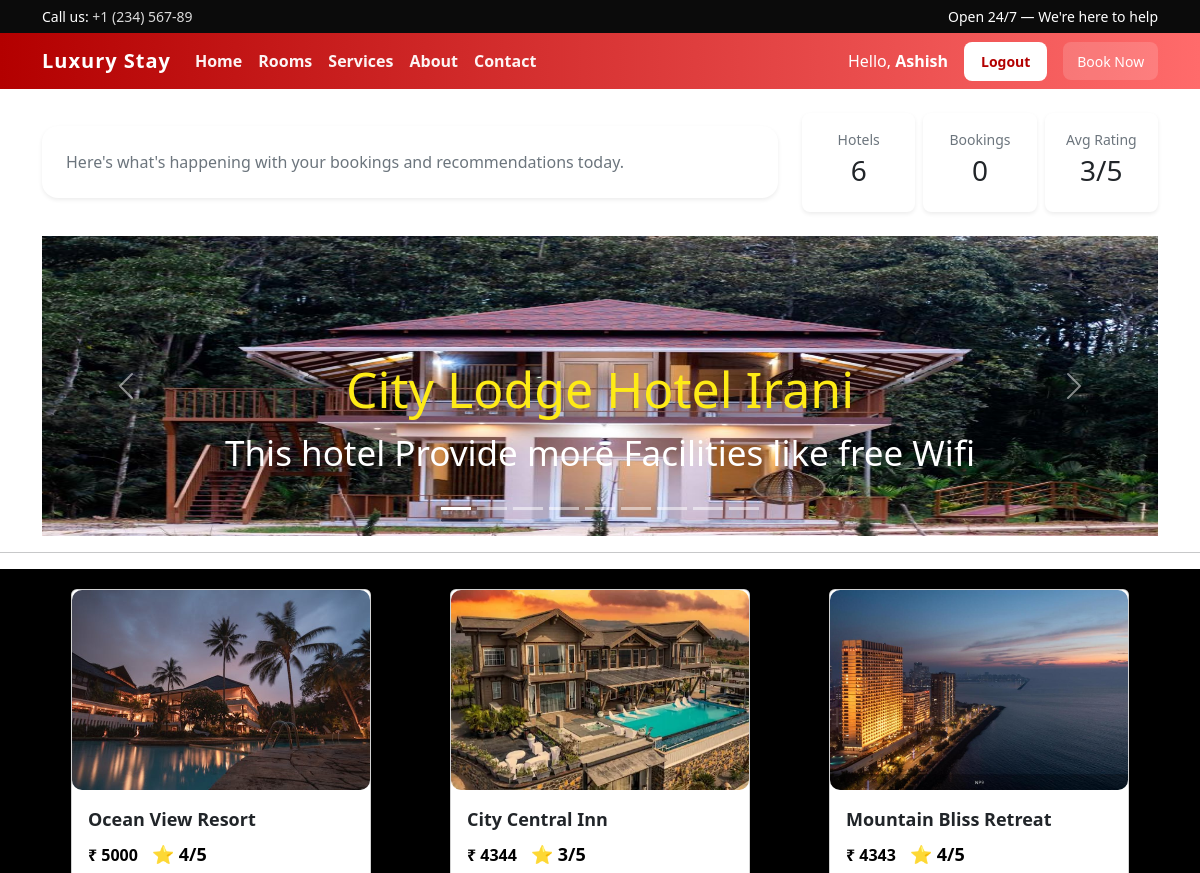
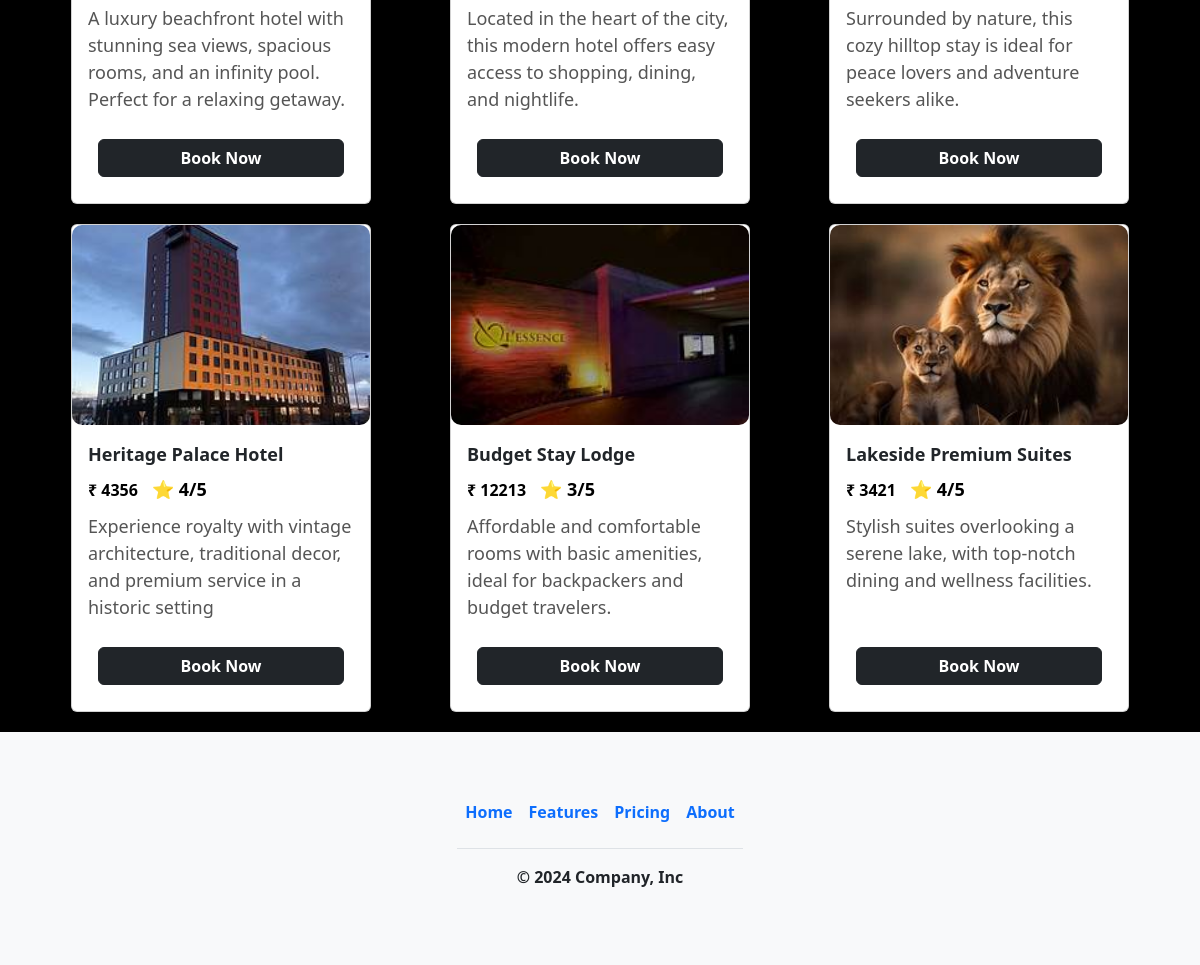
The app's page /Dashboard/ (signed in) with its own data (2 pictures, top to bottom).
### Carasoul/models.py (models this page shows)
class Carasoul(models.Model):
  image=models.ImageField()
  heading=models.CharField(max_length=300)
  description=models.TextField(max_length=1000)

### HotelList/models.py (models this page shows)
class HotelList(models.Model):
    image=models.ImageField()
    header=models.CharField(max_length=100)
    price=models.IntegerField()
    rating=models.IntegerField()
    facility=models.CharField(max_length=200)
    des=models.TextField(max_length=500)

### ProjectAsh/views.py (the view)
# urls.py: path('Dashboard/',Dashboard),
def Dashboard(request):
    hotel = HotelList.objects.all()
    carasoul = Carasoul.objects.all()
    total_hotels = hotel.count()
    total_bookings = BookHotel.objects.count()
    avg_rating = 0
    if total_hotels:
        avg_rating = int(sum(h.rating for h in hotel) / total_hotels)
    return render(request, "Dashboard.html", {
        "hotel": hotel,
        "carasoul": carasoul,
        "total_hotels": total_hotels,
        "total_bookings": total_bookings,
        "avg_rating": avg_rating,
    })

### templates/Dashboard.html (shortened to what this page needs)
{%load static%} {%include 'Header.html'%}
<!DOCTYPE html>
<html lang="en">
  <head>
    <link rel="stylesheet" href="{% static '' %}" />
  </head>
  <body>
    <div class="container mt-4">
      <div class="row align-items-center mb-4">
        <div class="col-md-8">
          <div class="p-4 bg-white rounded-4 shadow-sm hero-card">
            <p class="muted mb-0">
              Here's what's happening with your bookings and recommendations
              today.
            </p>
          </div>
        </div>
        <div class="col-md-4">
          <div class="d-flex gap-2">
            <div class="p-3 bg-white rounded-3 shadow-sm text-center w-100">
              <div class="small muted">Hotels</div>
              <div class="h3 mt-1">{{ total_hotels }}</div>
            </div>
            <div class="p-3 bg-white rounded-3 shadow-sm text-center w-100">
              <div class="small muted">Bookings</div>
              <div class="h3 mt-1">{{ total_bookings }}</div>
            </div>
            <div class="p-3 bg-white rounded-3 shadow-sm text-center w-100">
              <div class="small muted">Avg Rating</div>
              <div class="h3 mt-1">{{ avg_rating }}/5</div>
            </div>
          </div>
        </div>
      </div>
      <div
        id="carouselExampleCaptions"
        class="carousel slide"
        data-bs-ride="carousel"
      >
        <div class="carousel-indicators">
          {% for c in carasoul %}
          <button
            type="button"
            data-bs-target="#carouselExampleCaptions"
            data-bs-slide-to="{{ forloop.counter0 }}"
            class="{% if forloop.first %}active{% endif %}"
            aria-current="{% if forloop.first %}true{% endif %}"
            aria-label="Slide {{ forloop.counter }}"
          ></button>
          {% endfor %}
        </div>
        <div class="carousel-inner">
          {% for c in carasoul %}
          <div class="carousel-item {% if forloop.first %}active{% endif %}">
            <img
              src="/media/{{ c.image }}"
              style="width: 100%; height: 300px"
              alt="..."
            />
            <div class="carousel-caption d-none d-md-block">
              <h5 style="font-size: 50px; color: rgb(254, 235, 22)">
                {{ c.heading }}
              </h5>
              <p style="font-size: 35px">{{ c.description }}</p>
            </div>
          </div>
          {% endfor %}
        </div>
        <button
          class="carousel-control-prev"
          type="button"
          data-bs-target="#carouselExampleCaptions"
          data-bs-slide="prev"
        >
          <span class="carousel-control-prev-icon" aria-hidden="true"></span>
        </button>
        <button
          class="carousel-control-next"
          type="button"
          data-bs-target="#carouselExampleCaptions"
          data-bs-slide="next"
        >
          <span class="carousel-control-next-icon" aria-hidden="true"></span>
        </button>
      </div>
    </div>
    <hr />
    <div class="container-fluid">
      {% for h in hotel %}
      <div class="card developer-card">
        <img src="/media/{{ h.image }}" alt="Hotel Image" />
        <div class="card-body">
          <p class="card-title">{{ h.header }}</p>
          <div>
            <span class="card-price">₹ {{ h.price }}</span>
            <span class="card-rating">⭐ {{ h.rating }}/5</span>
          </div>
          <p class="card-facility">{{ h.des }}</p>
          <div class="bottom">
            <a href="/BookNow" style="text-decoration: none">
              <button class="btn btn-dark">Book Now</button>
            </a>
          </div>
        </div>
      </div>
      {% endfor %}
    </div>
  </body>
</html>
{%include 'Footer.html'%}

### static/css/style.css (style rules this page uses)
:root { --brand: #b30000; --accent: #ff6b6b; --muted: #6c757d; --card-shadow: 0 8px 24px rgba(0, 0, 0, 0.12); }
.hero-card { background: rgba(255, 255, 255, 0.92); padding: 2.2rem; border-radius: 14px; box-shadow: var(--card-shadow); }
@media (min-width: 1200px) { .hero-card { padding: 3rem; } }
.muted { color: var(--muted); }

### templates/Dashboard.html (style rules this page uses)
.container-fluid { display: flex; flex-wrap: wrap; justify-content: space-evenly; gap: 20px; padding: 20px; background-color: black; }
.developer-card { width: 300px; display: flex; flex-direction: column; border: 1px solid #ddd; border-radius: 10px; overflow: hidden; box-shadow: 0px 4px 8px rgba(0, 0, 0, 0.1); transition: transform 0.3s ease-in-out; }
.developer-card img { width: 100%; height: 200px; object-fit: cover; border-radius: 10px; }
.card-body { flex-grow: 1; padding: 15px; display: flex; flex-direction: column; }
.card-title { font-size: 18px; font-weight: bold; margin-bottom: 5px; }
.card-price { font-size: 16px; font-weight: bold; color: black; }
.card-rating { font-size: 18px; color: black; font-weight: bold; margin-left: 10px; }
.card-facility { font-size: 18px; color: #555; margin-top: 10px; }
.bottom { margin-top: auto; text-align: center; padding: 10px; }
.bottom .btn { width: 100%; font-size: 16px; font-weight: bold; }

### records on screen
Carasoul: image (picture), heading "City Lodge Hotel Irani", description "This hotel Provide more Facilities like free Wifi"
HotelList: image (picture), header "Ocean View Resort", price "5000", rating "4", des "A luxury beachfront hotel with stunning sea views, spacious rooms, and an infinity pool. Perfect for a relaxing getaway."
HotelList: image (picture), header "City Central Inn", price "4344", rating "3", des "Located in the heart of the city, this modern hotel offers easy access to shopping, dining, and nightlife."
HotelList: image (picture), header "Mountain Bliss Retreat", price "4343", rating "4", des "Surrounded by nature, this cozy hilltop stay is ideal for peace lovers and adventure seekers alike."
HotelList: image (picture), header "Heritage Palace Hotel", price "4356", rating "4", des "Experience royalty with vintage architecture, traditional decor, and premium service in a historic setting"
HotelList: image (picture), header "Budget Stay Lodge", price "12213", rating "3", des "Affordable and comfortable rooms with basic amenities, ideal for backpackers and budget travelers."
HotelList: image (picture), header "Lakeside Premium Suites", price "3421", rating "4", des "Stylish suites overlooking a serene lake, with top-notch dining and wellness facilities."

### other values on screen
{{ request.session.user_name }} "Ashish"
{{ total_hotels }} "6"
{{ total_bookings }} "0"
{{ avg_rating }} "3"
